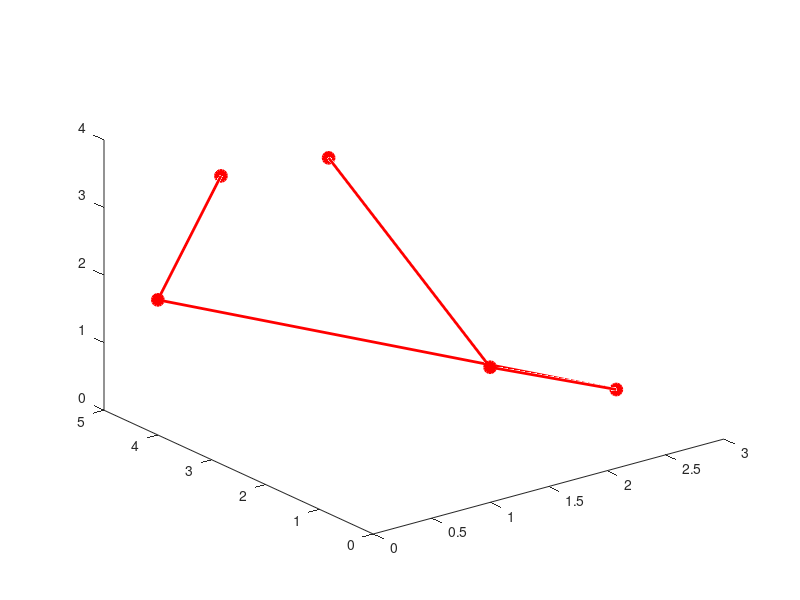

Reproduce this figure in MATLAB.
clc
clear 
%%
clc
clear all 

%Ex1 - inizializzare matrice 4x4 con tutti elementi nulli

A(4,4)=0; 

%alternatively:
B=zeros(4,4);

%%

%Ex2 - crea matrice 4x4 con elementi unitari sulla diagonale principale
clc
clear all 

C(4,4)=0;

C(1,1)=1;
C(2,2)=1;
C(3,3)=1;
C(4,4)=1;

%alternatively:
D(4,4)=0;
for i=1:4
    D(i,i)=1;
end

%alternatively: 
E=eye(4,4); 

%%

%Ex3 - crea matrice 10x4 popolata con una distribuzione uniforme di numeri
%interi (casuali) compresi tra 0 e 5
clc
clear all

F=round(5*rand(10,4));

%alternatively: 
G=randi([0,5],10,4); 

%%

%Ex4 - Dalla matrice A o B generata nell’esercizio 3, prelevare la sottomatrice 
% costituita dalle righe dispari e dalle prime tre colonne. Successivamente, 
% eseguire il plot dei dati assumendo che ogni riga rappresenta un punto nello 
% spazio euclideo. Assegnare una linea continua rossa e una sfera di colore 
% rosso a ogni punto.

clc
clear all

C=randi([0,5],10,4);

l=size(C,1) %estraggo il numero di righe di C nella prima colonna
k=0; %inizializzo la variabile k
for i=1:2:l %inizio da 1, passo 2, si finisce quando si arriva a l
    k=k+1
    D(k,:)=C(i,:)
end
D(:,4)=[] %elimino la 4a colonna
plot3(D(:,1), D(:,2), D(:,3), 'r-', 'LineWidth', 2, 'Marker', 'o', 'MarkerFaceColor', 'r', 'MarkerSize', 8)

%%

%Ex5 - dati due punti, calcola la distanza tra essi
clc
clear all 

P1=[1,2,1];
P2=[5,3,3];
D=P2-P1; %distanza tra i due punti
d=norm(D) %la distanza è la norma del vettore D

%%

%Ex6 - per i due P assegnati nell'ex5, calcola la 
%distanza lungo la direzione definita da N

clc
clear all 
P1=[1,2,1];
P2=[5,3,3];
D=P2-P1;
N=[1,2,2];
vers_N=N/norm(N); %versore di N
d_n=D*vers_N'; %la distanza lungo N è prod scalare fra D e vers_N




